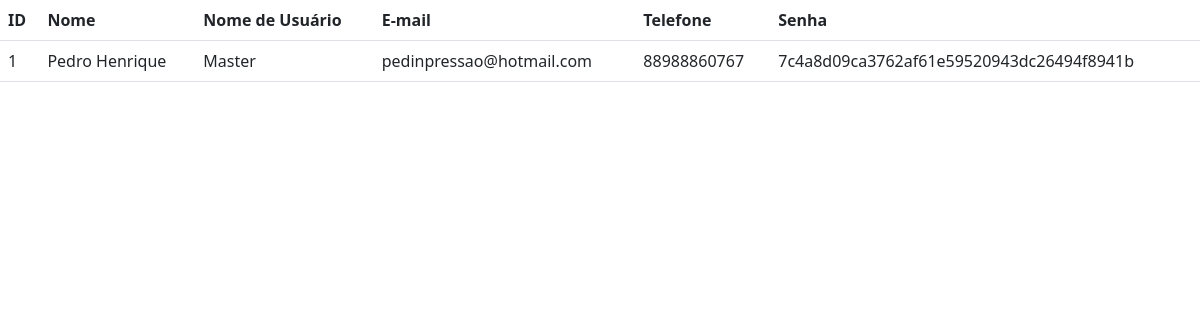
Before: /usuario/listar (signed in) with the older database file.
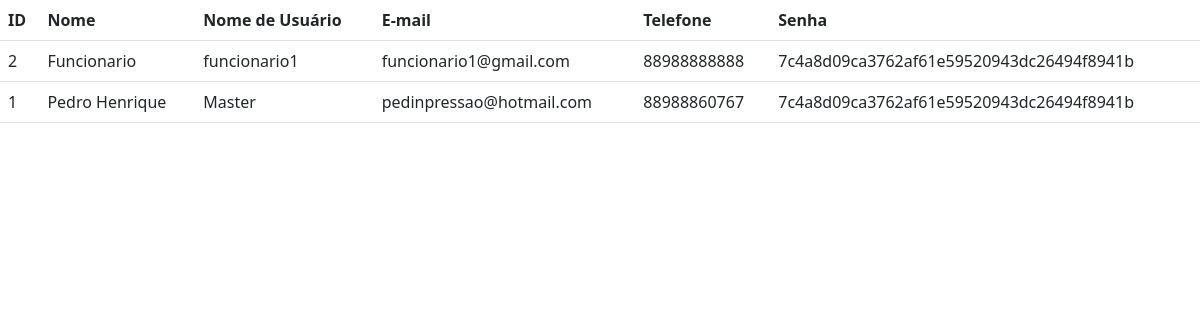
After: the same page with the newer database file.
### Usuarios.py (models this page shows)
class Usuario(db.Model):
    id = db.Column(db.Integer, primary_key=True)
    nome = db.Column(db.String(200), unique=False, nullable=False)
    username = db.Column(db.String(80), unique=True, nullable=False)
    email = db.Column(db.String(120), unique=True, nullable=True)
    telefone = db.Column(db.String(20),unique=False,nullable=True)
    senha = db.Column(db.String(80), unique=False, nullable=False)
    locacoes = db.relationship('Locacao',backref='usuario',lazy=True)

### app.py (the view)
@app.route('/usuario/listar')
def listar_usuarios():
    if session.get('autenticado',False)==False:
        return (redirect(url_for('login')))
    usuarios = Usuario.query.order_by(Usuario.nome).all()
    return(render_template('usuarios.html',usuarios=usuarios))

### templates/usuarios.html
{% extends "base.html" %}
{% block conteudo %}
<table class="table">
    <tr>
        <th>ID</th>
        <th>Nome</th>
        <th>Nome de Usuário</th>
        <th>E-mail</th>
        <th>Telefone</th>
        <th>Senha</th>
    </tr>
    {% for usuario in usuarios %}
        <tr>
            <td>{{usuario.id}}</td>
            <td>{{usuario.nome}}</td>
            <td>{{usuario.username}}</td>
            <td>{{usuario.email}}</td>
            <td>{{usuario.telefone}}</td>
            <td>{{usuario.senha}}</td>
        </tr>
    {% endfor %}
</table>
{% endblock %}

Changed rows visible on the page:
added Usuario: id "2", nome "Funcionario", username "funcionario1", email "funcionario1@gmail.com", telefone "88988888888", senha "7c4a8d09ca3762af61e59520943dc26494f8941b"
